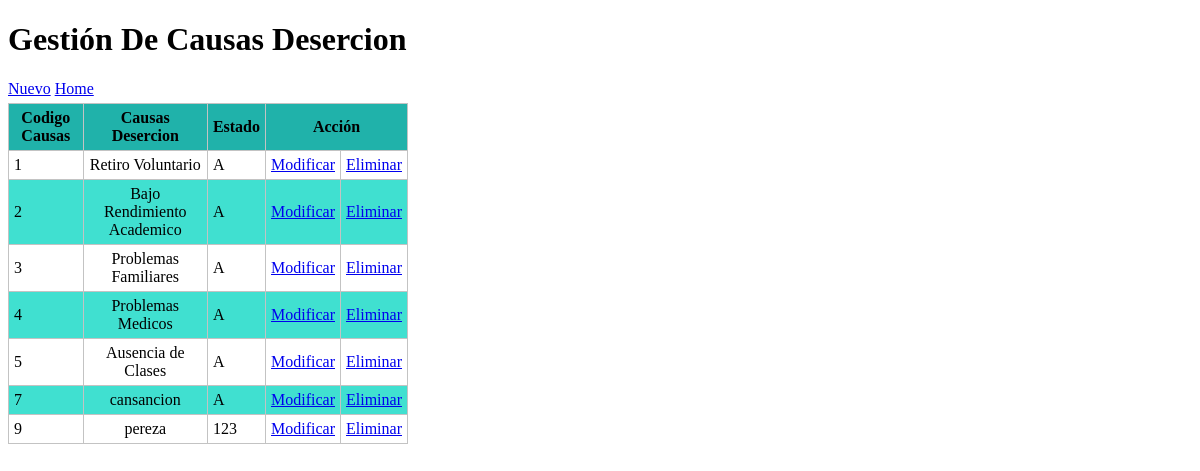
Page /causaDesercion/index.php on the committed database.
### tables this page shows
CREATE TABLE IF NOT EXISTS `causa_desercion` (
  `cod_causa` varchar(20) NOT NULL,
  `desc_causa` varchar(160) DEFAULT NULL,
  `estado` varchar(20) NOT NULL,
  PRIMARY KEY (`cod_causa`)
);

### librerias/conexion.php (called while the page is built, shortened)
<?php
class conexion {
    static private $host = 'localhost';
    static private $dbname = 'trabajo',
            $user = 'root',
            $password = '',
            $driver = 'mysql',
            $instance = null;
    static public function getInstance() {
        return self::$instance;
    }
    static private function connect() {
        try {
            $dsn = self::$driver
                    . ':host=' . self::$host
                    . ';dbname=' . self::$dbname;
            self::$instance = new PDO($dsn, self::$user);
            return true;
        } catch (PDOException $e) {
            echo $e->getmessage();
        }
    }
}
?>

### causaDesercion/model/modelClass.php (called while the page is built, shortened)
<?php
class modelClass {
    static public function getAll() {
        try {
            $sql = 'SELECT causa_desercion.cod_causa,  causa_desercion.desc_causa, causa_desercion.estado  FROM causa_desercion';
            return conexion::getinstance()->query($sql)->fetchAll(PDO::FETCH_ASSOC);
        } catch (PDOException $e) {
            return $e;
        }
    }
}
?>

### causaDesercion/view/viewClass.php (called while the page is built, shortened)
<?php
class viewCLass {
    static public function renderHTML($view, $args = NULL) {
        include_once 'template/' . $view;
    }
}
?>

### causaDesercion/view/template/index.php (the view, shortened to what this page needs)
<!DOCTYPE html>
<html lang="es">
    <head>
        <link rel="stylesheet" media="screen" href="css/main.css">
    </head>
    <body>
        <h1>Gestión De Causas Desercion</h1>
        <div id="lnkNuevo">
            <a href="index.php?action=create">Nuevo</a>
             <td> <a href="/mitaller" title="Regresar al inicio">Home</a></td>
        </div>
        <table id="tblContenido">
            <thead>
                <tr>
                    <th>Codigo Causas</th>
                    <th>Causas Desercion</th>
                    <th>Estado</th>
                    <th colspan="2">Acción</th>
                </tr>
            </thead>
            <tbody>
                <?php foreach ($datos as $row): ?>
                    <tr>
                        <td><?php echo $row['cod_causa']; ?></td>
                        <td><?php echo $row['desc_causa']; ?></td>
                        <td><?php echo $row['estado']; ?></td>
                        <td><a href="index.php?action=update&amp;id=<?php echo $row['cod_causa'] ?>">Modificar</a></td>
                        <td><a  href="index.php?action=delete&amp;id=<?php echo $row['cod_causa'] ?>">Eliminar</a></td>
                    </tr>
                <?php endforeach ?>
            </tbody>
        </table>
    </body>
</html>

### causaDesercion/index.php
<?php
include_once '../librerias/conexion.php';
include_once 'controller/controllerClass.php';
include_once 'view/viewClass.php';
include_once 'model/modelClass.php';
$controller = new controllerClass();
if (isset($_GET['action'])) {
    switch ($_GET['action']) {
        case 'create':
            $controller->create();
            break;
        case 'update':
            $controller->update();
            break;
        case 'delete':
            $controller->delete();
            break;
        case 'read':
            $controller->index();
            break;
        default:
            $controller->notFound();
    }
} else {
    $controller->index();
}
?>

### causaDesercion/controller/controllerClass.php (shortened to what this page needs)
<?php
class controllerClass {
    public function index($args = Null) {
        $args['datos'] = modelClass::getAll();
        if (is_array($args['datos'])) {
            viewClass::renderHTML('index.php', $args);
        } else {
            viewClass::renderHTML('error.php', $args);
        }
    }
}
?>

### causaDesercion/css/main.css (style rules this page uses)
#lnkNuevo { margin-bottom: 5px; }
#tblContenido { border: solid #c3c3c3 1px; width: 400px; border-spacing: 0px; border-collapse: collapse; }
#tblContenido thead tr th { background-color: #20B2AA; }
#tblContenido tbody tr td, #tblContenido thead tr th { margin: 0px; padding: 0px; border: solid #c3c3c3 1px; padding: 5px; }
#tblContenido tbody tr:nth-child(2n) { background-color: #40E0D0; padding: 10px 0px; }
#tblContenido tbody tr td:last-child, #tblContenido tbody tr td:nth-child(2) { text-align: center; }

### rows in the picture
causa_desercion: cod_causa "1", desc_causa "Retiro Voluntario", estado "A"
causa_desercion: cod_causa "2", desc_causa "Bajo Rendimiento Academico", estado "A"
causa_desercion: cod_causa "3", desc_causa "Problemas Familiares", estado "A"
causa_desercion: cod_causa "4", desc_causa "Problemas Medicos", estado "A"
causa_desercion: cod_causa "5", desc_causa "Ausencia de Clases", estado "A"
causa_desercion: cod_causa "7", desc_causa "cansancion", estado "A"
causa_desercion: cod_causa "9", desc_causa "pereza", estado "123"
